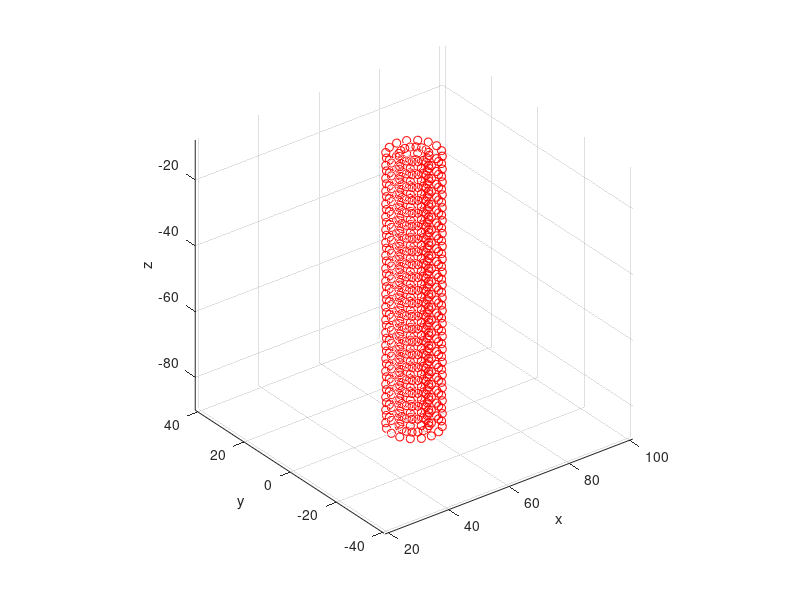
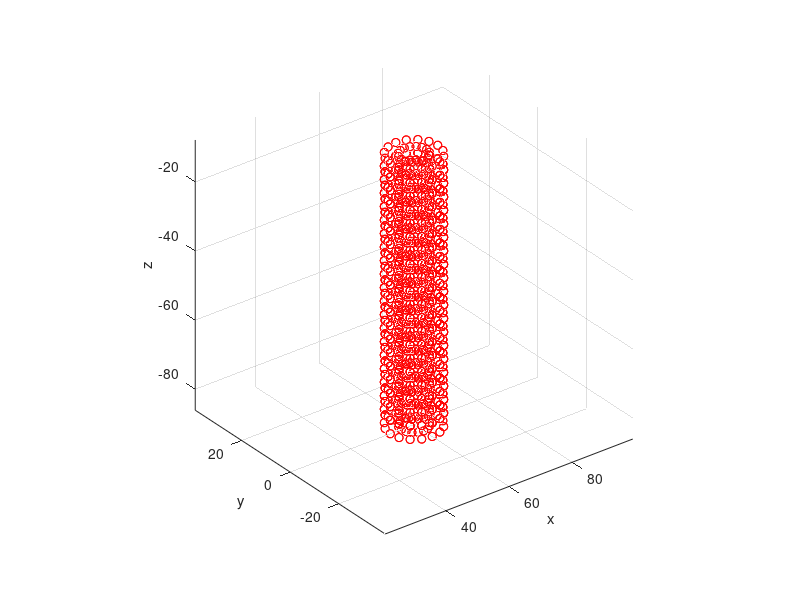

Recreate these plots in MATLAB, in order. (Note: this script raises an error after producing the figures.)
clear all; close all; clc;

load("cylinder.mat");

idx_Z = find(msh.X(3,:) < -5.0);
idx_Y = find(abs(msh.X(2,idx_Z)) < 20.0);
idx_X = find(msh.X(1,idx_Z(idx_Y)) > 50.0);

nodes = idx_Z(idx_Y(idx_X));
X = msh.X(:, nodes);
plot3(X(1,:), X(2,:), X(3,:), 'ro');
xlabel("x"); ylabel("y"); zlabel("z");
axis equal; grid on;

els = [];
IEN = [];
for el = 1:size(msh.IEN,2)
    isInvolved = 1;
    ien = zeros(size(msh.IEN,1), 1);
    for a = 1:size(msh.IEN,1)
        i = find(nodes == msh.IEN(a, el));
        if(isempty(i))
            isInvolved = 0;
            break;
        else
            ien(a) = i;
        end

    end
    if(isInvolved)
        IEN = [IEN ien];
    end
end


figure(2)
X_tmp = X(:, IEN(:));
plot3(X_tmp(1,:), X_tmp(2,:), X_tmp(3,:), 'ro');
xlabel("x"); ylabel("y"); zlabel("z");
axis equal; grid on;

rho = ones(size(IEN,2));

msh.X = X;
msh.IEN = IEN;

save("cylinder.mat", "msh", "rho");

load("chapadlo.mat");
msh.IEN = msh.IEN + 1; 

keyExport.displacement = false;
keyExport.velocity = false;
keyExport.temperature = false;
keyExport.stress = false;
keyExport.HMH = false;
keyExport.eps_eq = false;
keyExport.partitioning = false;

element.type = "p1hexD";

U = [];
V = [];
STRESS = [];
T = [];
HMH = [];
eps_eq = [];
problem = [];

exportVTK("chapadlo.vtu",keyExport,element,msh,U,V,STRESS,T,HMH,eps_eq,problem)

